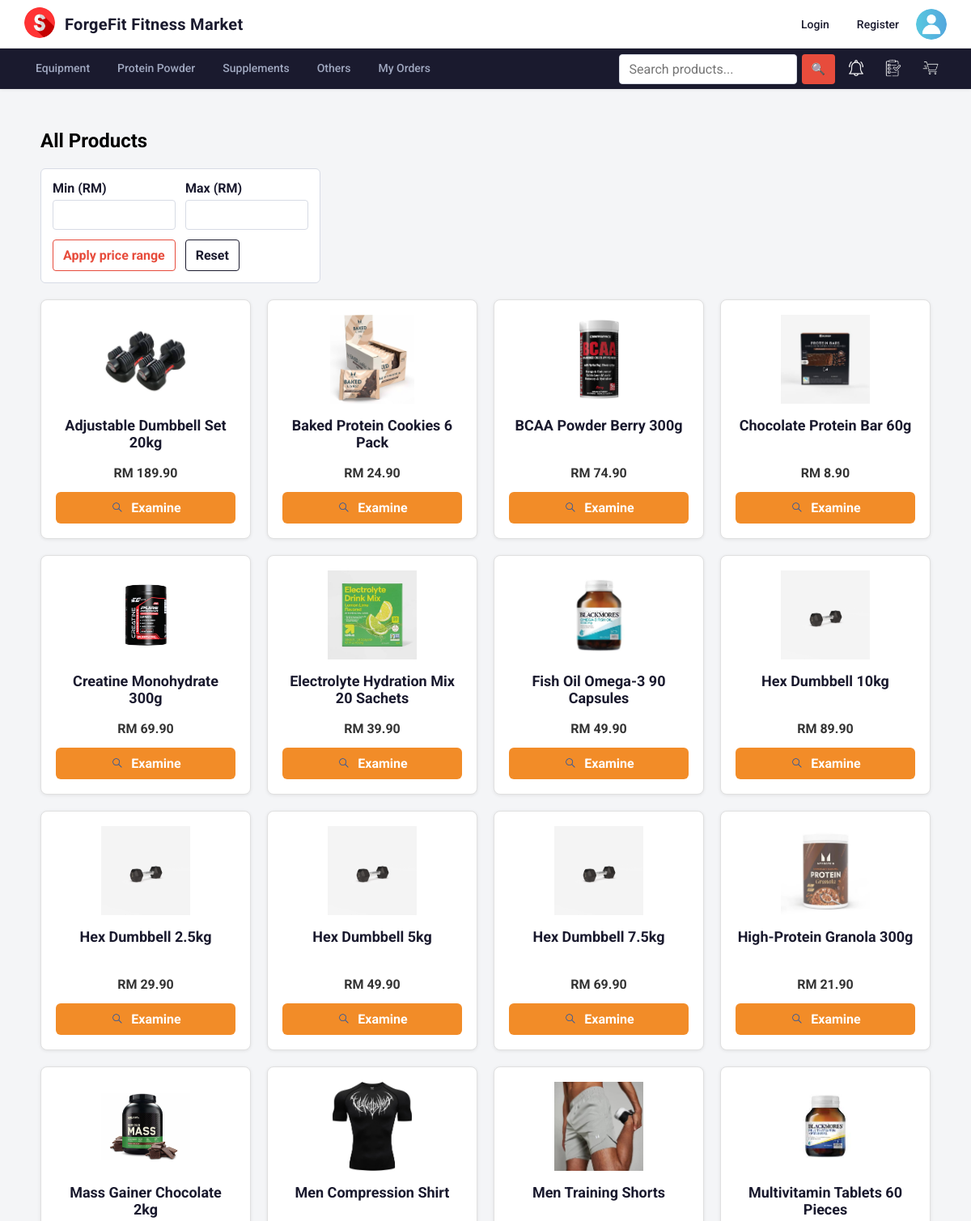
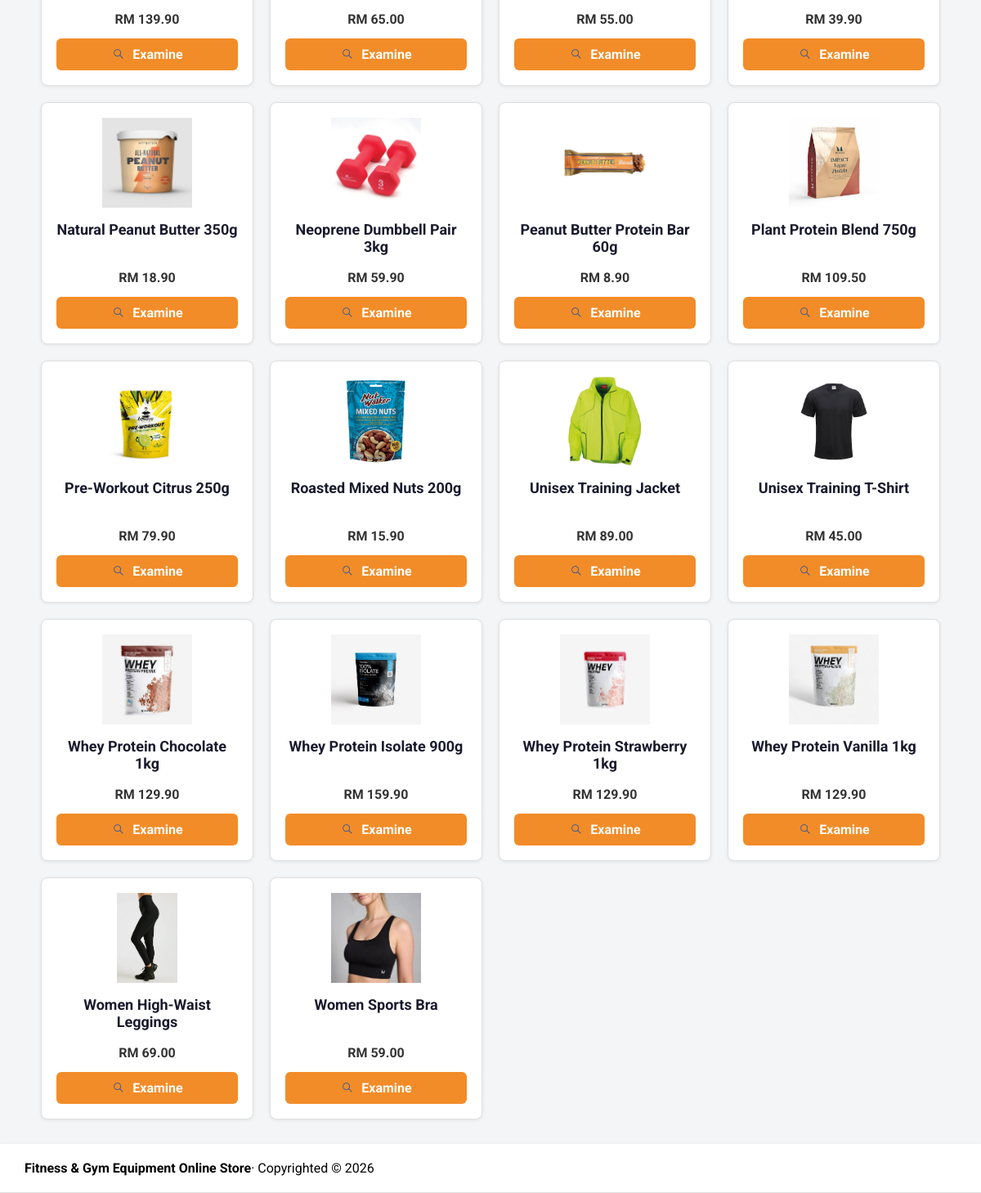
Screenshot of /app/product/category.php with the database file from the repository (2 pictures, top to bottom).
### tables this page shows
CREATE TABLE IF NOT EXISTS `product` (
    `product_id` INT AUTO_INCREMENT PRIMARY KEY,
    `category_id` INT NOT NULL,
    `product_name` VARCHAR(150) NOT NULL,
    `price` DECIMAL(10,2) NOT NULL,
    `weight` DECIMAL(8,2) NOT NULL DEFAULT 0.00,
    `description` TEXT NULL,
    `stock` INT NOT NULL DEFAULT 0,
    `availability` BOOLEAN NOT NULL DEFAULT TRUE,
    `created_at` TIMESTAMP DEFAULT CURRENT_TIMESTAMP,
    `updated_at` TIMESTAMP DEFAULT CURRENT_TIMESTAMP ON UPDATE CURRENT_TIMESTAMP,
    FOREIGN KEY (`category_id`) REFERENCES `category`(`category_id`) ON DELETE RESTRICT
);

### app/product/product_template.php (the view, shortened to what this page needs)
<section class="product-grid<?= !empty($productGridClass) ? ' ' . htmlspecialchars($productGridClass) : '' ?>">
    <?php if ($products): ?>
        <?php foreach ($products as $product): ?>
            <article
                class="product-card"
                <?php if (isset($product->id)): ?>
                    data-product-id="<?= htmlspecialchars($product->id) ?>"
                <?php endif; ?>
            >
                <div class="product-card__photo">
                    <img
                        src="<?= !empty($product->image) ? '/photos/' . htmlspecialchars($product->image) : '/images/sport.png' ?>"
                        alt="<?= htmlspecialchars($product->name) ?>"
                    >
                </div>
                <h2><?= htmlspecialchars($product->name) ?></h2>
                <?php if (isset($product->price)): ?>
                    <p>RM <?= htmlspecialchars($product->price) ?></p>
                <?php endif; ?>
                <a class="examine-button" href="/product/product.php?id=<?= htmlspecialchars($product->id) ?>">
                    <img src="/images/search.png" alt="">
                    Examine
                </a>
            </article>
        <?php endforeach; ?>
    <?php else: ?>
        <p>No products available.</p>
    <?php endif; ?>
</section>

### app/css/app.css (style rules this page uses)
body, input, button, textarea, select { font: 16px 'Roboto', sans-serif; }
body { margin: 0; min-height: 100vh; display: grid; grid-template-rows: auto auto 1fr auto; grid-template-columns: 1fr; background: #f4f5f7; }
.product-grid { display: grid; grid-template-columns: repeat(auto-fill, minmax(190px, 1fr)); gap: 20px; align-items: stretch; }
.product-grid--category { grid-template-columns: repeat(4, minmax(0, 1fr)); }
.product-card { position: relative; width: 100%; padding: 18px; box-sizing: border-box; background: #ffffff; border: 1px solid #e0e0e0; border-radius: 8px; text-align: center; box-shadow: 0 1px 4px rgba(0, 0, 0, 0.08); }
.product-card__photo { position: relative; display: inline-block; margin-bottom: 12px; }
.product-card .product-card__photo img { display: block; margin-bottom: 0; }
.product-card h2 { min-height: 48px; margin: 0 0 12px; color: #1a1a2e; font-size: 18px; font-weight: 700; }
.product-card img { width: 110px; height: 110px; margin-bottom: 12px; object-fit: contain; }
.product-card p { margin: 0 0 14px; color: #333333; font-size: 16px; font-weight: 700; }
.product-card .examine-button { position: relative; z-index: 2; width: 100%; padding: 10px 14px; box-sizing: border-box; display: flex; align-items: center; justify-content: center; gap: 8px; border: 0; border-radius: 6px; background: #f28c28; color: #ffffff; font-weight: 700; transition: background 0.15s ease, transform 0.15s ease, box-shadow 0.15s ease; text-decoration: none; cursor: pointer; }
.product-card .examine-button img { width: 18px; height: 18px; margin: 0; object-fit: contain; }

### rows the page displays
product: shows a picture, product_name "Adjustable Dumbbell Set 20kg", price "189.90"
product: shows a picture, product_name "Baked Protein Cookies 6 Pack", price "24.90"
product: shows a picture, product_name "BCAA Powder Berry 300g", price "74.90"
product: shows a picture, product_name "Chocolate Protein Bar 60g", price "8.90"
product: shows a picture, product_name "Creatine Monohydrate 300g", price "69.90"
product: shows a picture, product_name "Electrolyte Hydration Mix 20 Sachets", price "39.90"
product: shows a picture, product_name "Fish Oil Omega-3 90 Capsules", price "49.90"
product: product_name "Hex Dumbbell 10kg", price "89.90"
product: product_name "Hex Dumbbell 2.5kg", price "29.90"
product: product_name "Hex Dumbbell 5kg", price "49.90"
product: product_name "Hex Dumbbell 7.5kg", price "69.90"
product: shows a picture, product_name "High-Protein Granola 300g", price "21.90"
product: shows a picture, product_name "Mass Gainer Chocolate 2kg", price "139.90"
product: shows a picture, product_name "Men Compression Shirt", price "65.00"
product: shows a picture, product_name "Men Training Shorts", price "55.00"
product: shows a picture, product_name "Multivitamin Tablets 60 Pieces", price "39.90"
product: shows a picture, product_name "Natural Peanut Butter 350g", price "18.90"
product: shows a picture, product_name "Neoprene Dumbbell Pair 3kg", price "59.90"
product: shows a picture, product_name "Peanut Butter Protein Bar 60g", price "8.90"
product: shows a picture, product_name "Plant Protein Blend 750g", price "109.50"
product: shows a picture, product_name "Pre-Workout Citrus 250g", price "79.90"
product: shows a picture, product_name "Roasted Mixed Nuts 200g", price "15.90"
product: shows a picture, product_name "Unisex Training Jacket", price "89.00"
product: shows a picture, product_name "Unisex Training T-Shirt", price "45.00"
product: shows a picture, product_name "Whey Protein Chocolate 1kg", price "129.90"
product: shows a picture, product_name "Whey Protein Isolate 900g", price "159.90"
product: shows a picture, product_name "Whey Protein Strawberry 1kg", price "129.90"
product: shows a picture, product_name "Whey Protein Vanilla 1kg", price "129.90"
product: shows a picture, product_name "Women High-Waist Leggings", price "69.00"
product: shows a picture, product_name "Women Sports Bra", price "59.00"

### other values shown
$label "All Products"
